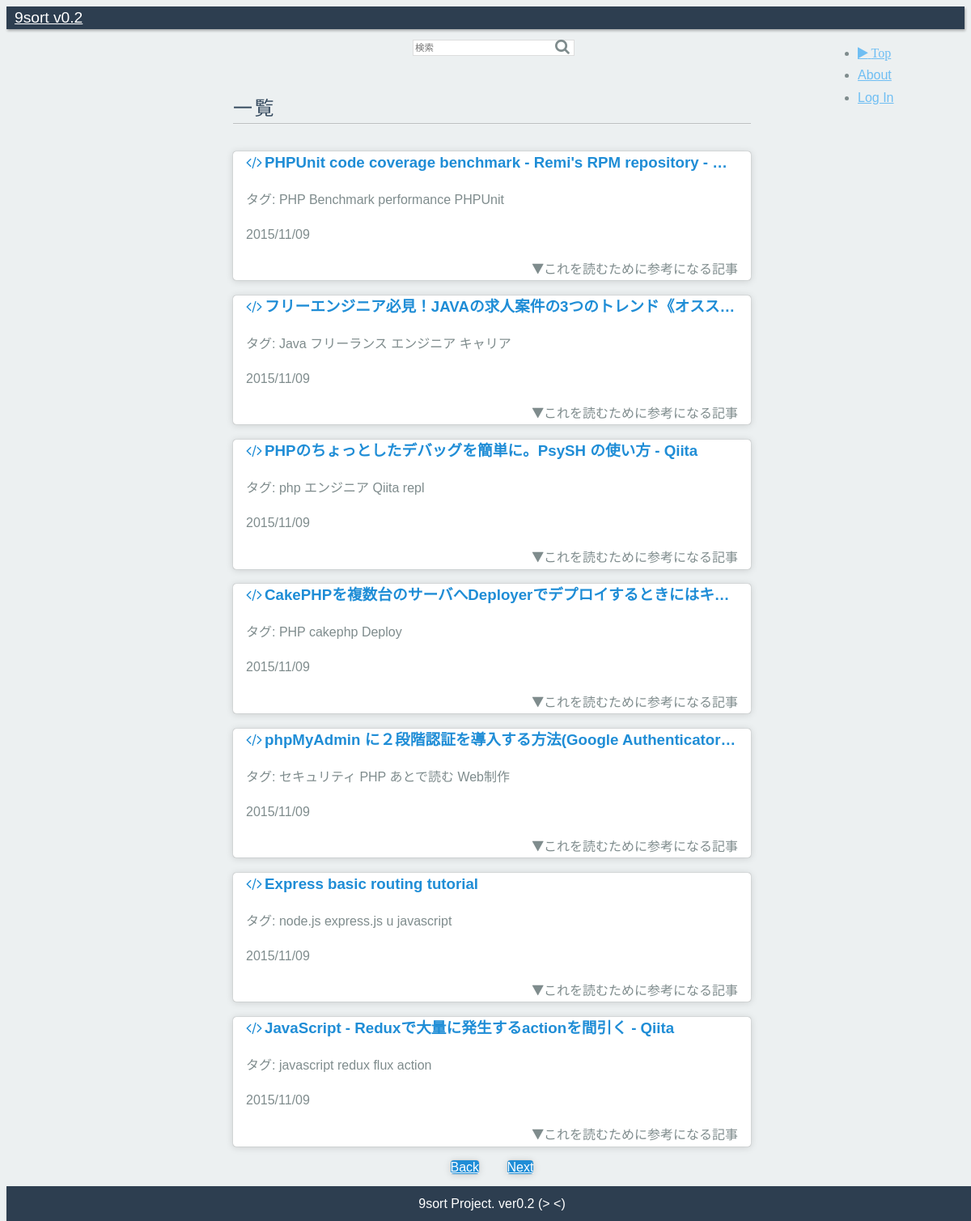
/index.php?p=5, run on the app's committed database.
### tables this page shows
CREATE TABLE qiita_js(id integer primary key, title text, url text unique not null, date text, tag1 text, tag2 text, tag3 text, tag4 text, stocks integer, score integer);

### index.php (the view, shortened to what this page needs)
<?php
$SqLite3Path = "./crawl/9sort.sqlite3";
$offset = 0;
$page   = 1;
$key    = "";
$query  = "select * from qiita_js  union
select * from hatena_js union
select * from qiita_php union
select * from hatena_php
order by date desc limit 7 offset ";
$nineSortDB = new SQLite3($SqLite3Path);
if(isset($_GET["p"]) && ctype_digit($_GET["p"]) && 0 < $_GET["p"]) {
  $offset = htmlspecialchars(($_GET["p"]-1)*7);
  $page   = htmlspecialchars($_GET["p"]);
}
$backLink = "<a class='pure-button' href='./index.php?p=".($page-1)."'>Back</a>";
$nextLink = "<a class='pure-button nextbtn' href='./index.php?p=".($page+1)."'>Next</a>";
$queryResults = $nineSortDB->query($query.$offset.";");
?>
<!doctype html>
<html lang="ja">
<head>
  <link rel="stylesheet" href="//yui.yahooapis.com/pure/0.6.0/pure-min.css">
  <link rel="stylesheet" href="//maxcdn.bootstrapcdn.com/font-awesome/4.3.0/css/font-awesome.min.css">
  <link rel="stylesheet" href="css/common.css">
</head>
<body>
  <div class="header">
    <div class="home-menu pure-menu pure-menu-horizontal pure-menu-scrollable pure-menu-fixed">
      <a class="pure-menu-heading" href="./index.php">9sort v0.2</a>
      <form class="pure-menu-heading pure-form" method="get" action="index.php">
        <search class="search">
          <input type="text" class="pure-input-rounded" placeholder="検索" name="q" value="<?php echo $key; ?>">
          <button type="submit" class="search-btn fa fa-search"></button>
        </search>
      </form>
      <ul class="pure-menu-list">
        <li class="pure-menu-item"><a href="index.php" class="pure-menu-link fa fa-play"> Top</a></li>
        <li class="pure-menu-item"><a href="" class="pure-menu-link">About</a></li>
        <li class="pure-menu-item"><a href="" class="pure-menu-link">Log In</a></li>
      </ul>
    </div>
  </div>
  <div class="content-wrapper">
    <div class="content">
      <h2 class="content-head">一覧</h2>
      <div class="pure-g">
        <?php
        $article = $queryResults->fetchArray(SQLITE3_ASSOC);
        $i = 0;
        while($article):
          $article['title'] = htmlspecialchars($article['title'], ENT_QUOTES|ENT_HTML5);
          $tags = htmlspecialchars("タグ: {$article['tag1']} {$article['tag2']} {$article['tag3']} {$article['tag4']}");
          $tags = str_replace(' 0', '', $tags);
        ?>
          <div class="article">
            <label for="Panel<?php echo $i;?>">
              <div class="l-box pure-u-1 pure-u-md-1 pure-u-lg-1">
                <h3 class="content-subhead">
                  <?php echo "<a href='{$article['url']}' target='_blank'><i class='fa fa-code'></i>{$article['title']}</a>"; ?>
                </h3>
                <?php
                echo "<p>{$tags}</p>";
                echo "<p>{$article["date"]}</p>"
                ?>
                <div class="is-right">
                  <i class="fa fa-play fa-rotate-90"></i>これを読むために参考になる記事
                </div>
              </div>
            </label>
          </div>
        <?php
          $i++;
          $article = $queryResults->fetchArray(SQLITE3_ASSOC);
        endwhile;
        ?>
      </div>
      <div class="linkbtn is-center">
        <?php echo $backLink; ?>
        <?php echo $nextLink; ?>
      </div>
    </div>
    <div class="footer is-center">
      9sort Project. ver0.2 (> <)
    </div>
  </div>
</body>
</html>

### css/common.css (style rules this page uses)
* { box-sizing: border-box; -moz-box-sizing: border-box; -webkit-box-sizing: border-box; font-family: 'Noto Sans Japanese', sans-serif; }
body { color: #7f8c8d; font-size: 16px; line-height: 1.7em; background-color: #ecf0f1; }
h2 { color: #34495e; }
h3 { max-width: 620px; white-space: nowrap; overflow: hidden; text-overflow: ellipsis; }
.l-box { padding-left: 1em; padding-right: 1em; }
.is-center { text-align: center; }
.header .pure-form input[type] { color: #34495e; width: 200px; height: 20px; border: 1px solid #ddd; font-size: 60%; box-shadow: none; margin-bottom: 0em; }
.pure-menu-heading.pure-form { position: absolute; left: 50%; margin-left: -100px; top: auto; }
.search-btn { border-style: none; background-color: rgba(0,0,0,0); position: absolute; top: 11px; left: 180px; color: #7f8c8d }
.pure-button { background-color: #1f8dd6; margin: 15px; color: white; border-top-left-radius: 4px; border-top-right-radius: 4px; border-bottom-right-radius: 4px; border-bottom-left-radius: 4px; box-shadow: rgba(0, 0, 0, 0.498039) 0px 0px 1px 0px, rgba(0, 0, 0, 0.14902) 0px 1px 10px 0px; }
.home-menu { box-shadow: 1px 2px 3px rgba(0,0,0, 0.3); background: #2d3e50; }
.pure-menu-horizontal.pure-menu-scrollable { padding: 0px; }
.pure-menu.pure-menu-fixed { border-bottom: none; }
.home-menu .pure-menu-heading { color: white; padding: 7px 10px; font-size: 120%; font-weight: 400; }
.home-menu a { color: #6FBEF3; }
.pure-menu-list { position: absolute; left: 85%; }
a.pure-menu-link.fa.fa-play { padding: 0; color: #6FBEF3; }
.content-wrapper { width: 100%; position: absolute; background: white; margin-top: 40px; background-color: #ecf0f1; z-index: -2; }
.content { max-width: 660px; margin-left: auto; margin-right: auto; padding: 10px; }
.content-head { padding-bottom: 5px; margin-top: 1.4em; margin-bottom: 1.4em; font-weight: 300; text-transform: uppercase; letter-spacing: 0.1em; border-bottom: 1px solid rgba(0, 0, 0, 0.2); box-shadow: rgba(255, 255, 255, 0.3) 0 1px 0; }
.content-subhead { color: #1f8dd6; }
.content-subhead a { color: #1f8dd6; text-decoration: none; }
.content-subhead i { margin-right: 3px; }
.article { background-color: #fff; width: 640px; height: auto; margin-bottom: 12px; border-top-left-radius: 4px; border-top-right-radius: 4px; border-bottom-right-radius: 4px; border-bottom-left-radius: 4px; box-shadow: rgba(0, 0, 0, 0.498039) 0px 0px 1px 0px, rgba(0, 0, 0, 0.14902) 0px 1px 10px 0px; }
.article a { color: #1f8dd6; text-decoration: none; }
.is-right { text-align: right; }
label { display: block; }
.footer { color: white; padding: 0.5em; text-align: center; box-shadow: 1px 2px 3px rgba(0,0,0, 0.3); background: #2d3e50; }

### data on the page
qiita_js: title "PHPUnit code coverage benchmark - Remi's RPM repository -…", tags "タグ: PHP Benchmark performance PHPUnit", date "2015/11/09"
qiita_js: title "フリーエンジニア必見！JAVAの求人案件の3つのトレンド《オスス…", tags "タグ: Java フリーランス エンジニア キャリア", date "2015/11/09"
qiita_js: title "PHPのちょっとしたデバッグを簡単に。PsySH の使い方 - Qiita", tags "タグ: php エンジニア Qiita repl", date "2015/11/09"
qiita_js: title "CakePHPを複数台のサーバへDeployerでデプロイするときにはキ…", tags "タグ: PHP cakephp Deploy", date "2015/11/09"
qiita_js: title "phpMyAdmin に２段階認証を導入する方法(Google Authenticator…", tags "タグ: セキュリティ PHP あとで読む Web制作", date "2015/11/09"

### other printed values
$article['title'] "Express basic routing tutorial"
$tags "タグ: node.js express.js u javascript"
$article["date"] "2015/11/09"
$article['title'] "JavaScript - Reduxで大量に発生するactionを間引く - Qiita"
$tags "タグ: javascript redux flux action"
